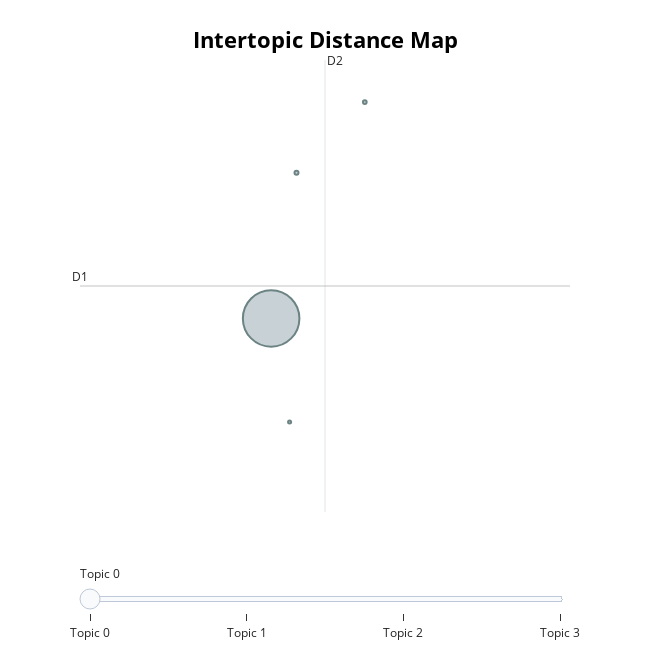

Notebook code cell kept with this figure:
### Code cell
# # Reduce to fewer, more distinct topics (e.g., 70–80)
topic_model = topic_model.reduce_topics(docs, nr_topics=75)

# Optional: visualize again
topic_model.visualize_topics()

### Figure 1 — Plotly figure (JSON) as saved in the notebook; plotly's stock layout.template omitted (floating-point values rounded to 4 significant figures)
{"data": [{"customdata": [[0, "जग्गा | कसुर | आधार | उल्लेख | घटना", 1399], [1, "संकेत | छुट्टे अभियोगपत्र | दाबी नाबालक | हक छुट्टे | दायर व्यहोरा", 7], [2, "गरिदिएँ | आपराधिक | उन्मुक्ति न्यायसम्मत | ठह्नां | लहडबाजी", 6], [3, "Peter Stiegler | लागूऔषध चरेस | प्रतिवादी Kristian | खरिद | फेडेक्स", 4]], "hovertemplate": "<b>Topic %{customdata[0]}</b><br>%{customdata[1]}<br>Size: %{customdata[2]}", "legendgroup": "", "marker": {"color": "#B0BEC5", "line": {"color": "DarkSlateGrey", "width": 2}, "size": [1399, 7, 6, 4], "sizemode": "area", "sizeref": 0.8744, "symbol": "circle"}, "mode": "markers", "name": "", "orientation": "v", "showlegend": false, "type": "scatter", "x": [11.94, 12.17, 12.81, 12.11], "xaxis": "x", "y": [-3.227, -2.28, -1.821, -3.9], "yaxis": "y"}], "layout": {"annotations": [{"showarrow": false, "text": "D1", "x": 10.14, "y": -3.016, "yshift": 10}, {"showarrow": false, "text": "D2", "x": 12.44, "xshift": 10, "y": -1.548}], "height": 650, "hoverlabel": {"bgcolor": "white", "font": {"family": "Rockwell", "size": 16}}, "legend": {"itemsizing": "constant", "tracegroupgap": 0}, "margin": {"t": 60}, "shapes": [{"line": {"color": "#CFD8DC", "width": 2}, "type": "line", "x0": 12.44, "x1": 12.44, "y0": -4.485, "y1": -1.548}, {"line": {"color": "#9E9E9E", "width": 2}, "type": "line", "x0": 10.14, "x1": 14.73, "y0": -3.016, "y1": -3.016}], "sliders": [{"active": 0, "pad": {"t": 50}, "steps": [{"args": [{"marker.color": [["red", "#B0BEC5", "#B0BEC5", "#B0BEC5"]]}], "label": "Topic 0", "method": "update"}, {"args": [{"marker.color": [["#B0BEC5", "red", "#B0BEC5", "#B0BEC5"]]}], "label": "Topic 1", "method": "update"}, {"args": [{"marker.color": [["#B0BEC5", "#B0BEC5", "red", "#B0BEC5"]]}], "label": "Topic 2", "method": "update"}, {"args": [{"marker.color": [["#B0BEC5", "#B0BEC5", "#B0BEC5", "red"]]}], "label": "Topic 3", "method": "update"}]}], "title": {"font": {"color": "Black", "size": 22}, "text": "<b>Intertopic Distance Map</b>", "x": 0.5, "xanchor": "center", "y": 0.95, "yanchor": "top"}, "width": 650, "xaxis": {"anchor": "y", "domain": [0, 1], "range": [10.14, 14.73], "title": {"text": ""}, "visible": false}, "yaxis": {"anchor": "x", "domain": [0, 1], "range": [-4.485, -1.548], "title": {"text": ""}, "visible": false}}}
